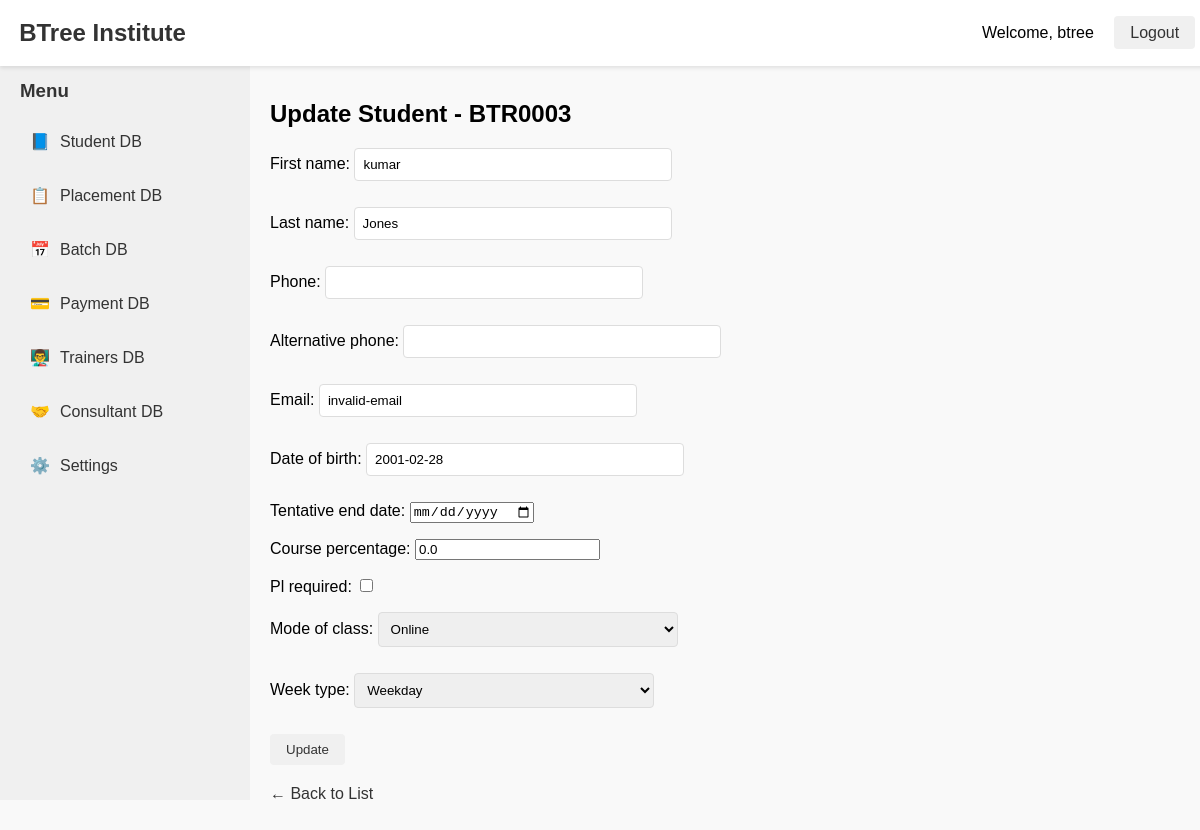
The page /students/BTR0003/update/ (signed in) on the database its author committed.
### accounts/models.py (models this page shows, shortened)
class CustomUser(AbstractBaseUser, PermissionsMixin):
    ROLE_CHOICES = [
        ('admin', 'Admin'),
        ('staff', 'Staff'),
        ('placement', 'Placement'),
        ('trainer', 'Trainer'),
        ('student', 'Student'),
        ('batch_coordination', 'Batch Coordination'),
        ('consultant', 'Consultant'),
    ]
    email = models.EmailField(unique=True)
    name = models.CharField(max_length=100)
    role = models.CharField(max_length=30, choices=ROLE_CHOICES)
    is_active = models.BooleanField(default=True)
    is_staff = models.BooleanField(default=False)
    is_superuser = models.BooleanField(default=False)
    objects = CustomUserManager()
    USERNAME_FIELD = 'email'
    REQUIRED_FIELDS = ['name',]

### studentsdb/models.py (models this page shows, shortened)
class Student(models.Model):
    MODE_CHOICES = [
        ('ON', 'Online'),
        ('OFF', 'Offline'),
    ]
    WEEK_TYPE = [
        ('WD', 'Weekday'),
        ('WE', 'Weekend'),
    ]
    student_id = models.CharField(max_length=10, unique=True, blank=True)
    first_name = models.CharField(max_length=100)
    last_name = models.CharField(max_length=100)
    date_of_birth = models.DateField(null=True, blank=True)
    phone = models.CharField(max_length=15)
    alternative_phone = models.CharField(max_length=15, null=True, blank=True)
    email = models.EmailField()
    trainer = models.ForeignKey('trainersdb.Trainer', on_delete=models.SET_NULL, null=True, blank=True)
    join_date = models.DateField(default=timezone.now)
    start_date = models.DateField(blank=True, null=True)
    tentative_end_date = models.DateField(blank=True, null=True)
    course_percentage = models.FloatField(default=0)
    pl_required = models.BooleanField(default=False)
    source_of_joining = models.ForeignKey(SourceOfJoining, on_delete=models.SET_NULL, null=True, blank=True)
    mode_of_class = models.CharField(max_length=3, choices=MODE_CHOICES)
    week_type = models.CharField(max_length=2, choices=WEEK_TYPE)
    consultant = models.ForeignKey(Consultant, on_delete=models.SET_NULL, null=True, blank=True)

### studentsdb/views.py (the view)
# urls.py: path('<str:student_id>/update/', update_student, name='update_student'),
@login_required
def update_student(request, student_id):
    student = get_object_or_404(Student, student_id=student_id)
    if request.method == 'POST':
        form = StudentUpdateForm(request.POST, instance=student)
        if form.is_valid():
            updated_student = form.save(commit=False)
            if not updated_student.tentative_end_date:
                updated_student.tentative_end_date = updated_student.join_date + relativedelta(months=4)
            updated_student.save()
            if updated_student.pl_required:
                Placement.objects.get_or_create(student=updated_student)
            else:
                Placement.objects.filter(student=updated_student).delete()
            messages.success(request, f"{updated_student.student_id} updated successfully.")
            return redirect('student_list')
    else:
        form = StudentUpdateForm(instance=student)
    return render(request, 'studentsdb/update_student.html', {
        'form': form,
        'student': student
    })

### studentsdb/forms.py (shortened to what this page needs)
class StudentUpdateForm(forms.ModelForm):
    class Meta:
        model = Student
        fields = [
            'first_name',
            'last_name',
            'phone',
            'alternative_phone',
            'email',
            'date_of_birth',
            'tentative_end_date',
            'course_percentage',
            'pl_required',
            'mode_of_class',
            'week_type',
        ]
        widgets = {
            'tentative_end_date': forms.DateInput(attrs={'type': 'date'}),
        }

### templates/studentsdb/update_student.html (shortened to what this page needs)
{% extends "base.html" %}
{% block content %}
<h2>Update Student - {{ student.student_id }}</h2>
<form method="post">
    {{ form.as_p }}
    <button type="submit">Update</button>
</form>
<a href="{% url 'student_list' %}">← Back to List</a>
{% endblock %}

### templates/includes/navbar.html
<nav style="background-color: #ffffff; padding: 1.2rem; box-shadow: 0 2px 4px rgba(0,0,0,0.1); position: fixed; width: 98%; top: 0; z-index: 1000; display: flex; justify-content: space-between; align-items: center;">
    <div class="logo" style="font-size: 1.5rem; font-weight: bold;">
        <a href="/" style="text-decoration: none; color: #333;">BTree Institute</a>
    </div>
    <div class="auth-buttons">
        {% if user.is_authenticated %}
            <span style="margin-right: 1rem;">Welcome, {{ user.name }}</span>
            <a href="{% url 'logout' %}" style="padding: 0.5rem 1rem; background-color: #f0f0f0; border-radius: 4px; color: #333; text-decoration: none;">Logout</a>
        {% else %}
            <a href="{% url 'login' %}" style="padding: 0.5rem 1rem; background-color: #f0f0f0; border-radius: 4px; color: #333; text-decoration: none;">Login</a>
        {% endif %}
    </div>
</nav>

### static/css/styles.css (style rules this page uses)
body { font-family: Arial, sans-serif; margin: 0; padding: 0; background-color: #f9f9f9; }
a { text-decoration: none; color: #333; }
button, input[type='submit'] { padding: 8px 16px; background-color: #f0f0f0; border: none; border-radius: 4px; cursor: pointer; color: #333; transition: background-color 0.2s; }
input[type='text'], input[type='email'], input[type='password'], textarea, select { padding: 8px; border: 1px solid #ddd; border-radius: 4px; width: 100%; max-width: 300px; margin-bottom: 10px; }
form { margin-bottom: 20px; }

### rows shown on the page
CustomUser: name "btree"
Student: student_id "BTR0003", first_name "kumar", last_name "Jones", email "invalid-email", date_of_birth "2001-02-28", course_percentage "0.0", mode_of_class "Online", week_type "Weekday"
